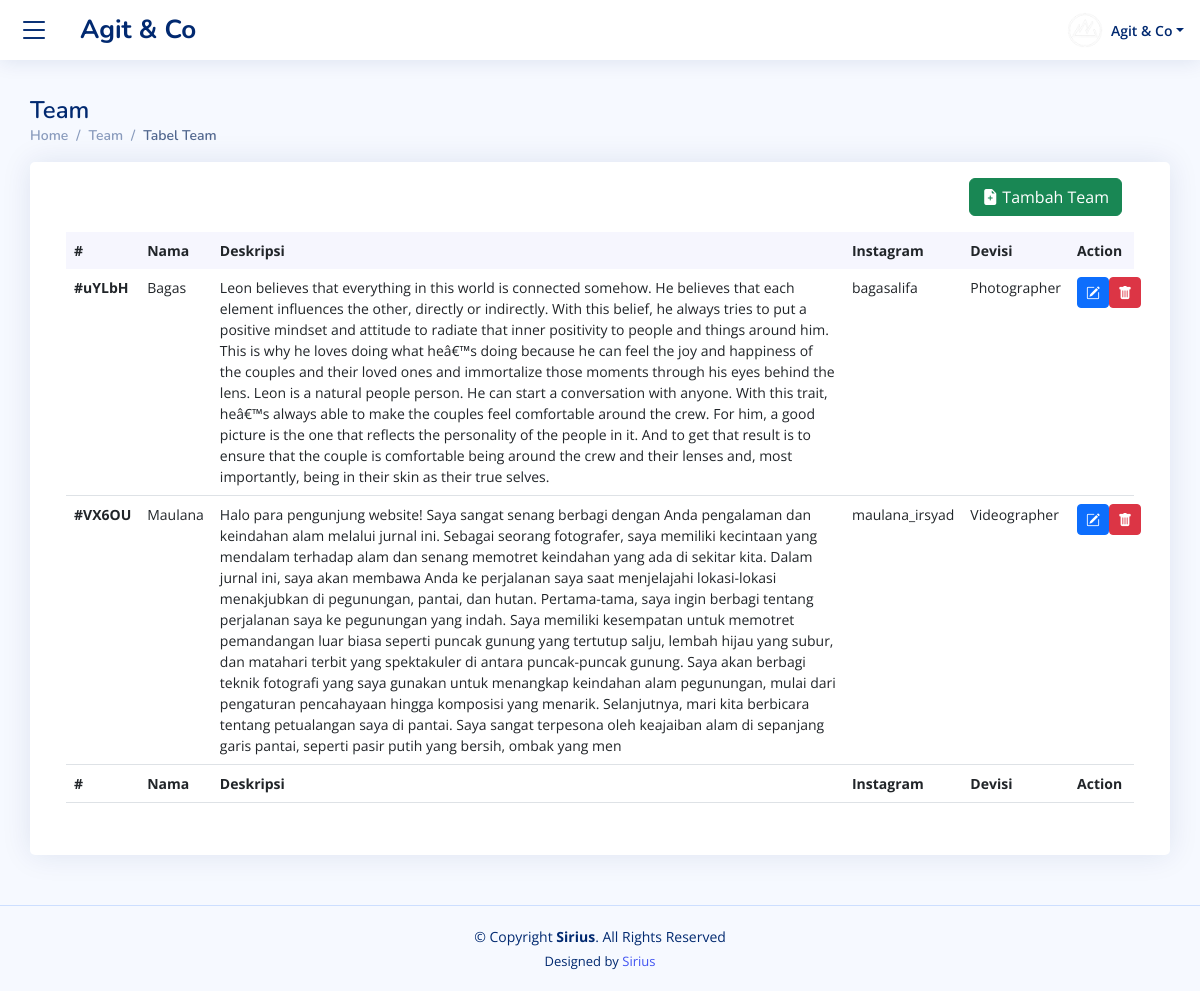
The app's page /projects/team.php (signed in) with its own data.
### tables this page shows
CREATE TABLE `team` (
  `id_team` varchar(30) NOT NULL,
  `nama` varchar(30) NOT NULL,
  `deskripsi` text NOT NULL,
  `ig` varchar(30) NOT NULL,
  `devisi` varchar(30) NOT NULL,
  `img` varchar(100) NOT NULL
);

### projects/team.php (the view, shortened to what this page needs)
<?php
  include '../model/connect.php';
?>
<!DOCTYPE html>
<html lang="en">
<head>
  <link href="../assets/vendor/bootstrap/css/bootstrap.min.css" rel="stylesheet">
  <link href="../assets/vendor/bootstrap-icons/bootstrap-icons.css" rel="stylesheet">
  <link href="../assets/vendor/boxicons/css/boxicons.min.css" rel="stylesheet">
  <link href="../assets/vendor/quill/quill.snow.css" rel="stylesheet">
  <link href="../assets/vendor/quill/quill.bubble.css" rel="stylesheet">
  <link href="../assets/vendor/remixicon/remixicon.css" rel="stylesheet">
  <link href="../assets/vendor/simple-datatables/styleadmin.css" rel="stylesheet">
  <link href="../assets/css/styleadmin.css" rel="stylesheet">
</head>
<body>
  <header id="header" class="header fixed-top d-flex align-items-center">
    <div class="row align-items-center" style="margin-left: -1.5rem;">
      <div class="col">
        <a type="button" data-bs-toggle="offcanvas" data-bs-target="#offcanvasWithBothOptions" aria-controls="offcanvasWithBothOptions"><i class="bi bi-list toggle-sidebar-btn"></i></a>
      </div>
      <div class="col">
        <a href="../admin.php" class="logo d-flex align-items-center">
          <span class="d-none d-lg-block"> Agit & Co</span>
        </a>
      </div>
    </div>
    <nav class="header-nav ms-auto">
      <ul class="d-flex align-items-center">
        <li class="nav-item dropdown pe-3">
          <a class="nav-link nav-profile d-flex align-items-center pe-0" href="#" data-bs-toggle="dropdown">
            <img src="../assets/img/me.png" alt="Profile" class="rounded-circle">
            <span class="d-none d-md-block dropdown-toggle ps-2">Agit & Co</span>
          </a>
        </li>
      </ul>
    </nav>
  </header>
  <main id="main" class="main mt-5 pt-5" style="margin: 0;">
    <div class="pagetitle">
      <h1>Team</h1>
      <nav>
        <ol class="breadcrumb">
          <li class="breadcrumb-item ">Home</li>
          <li class="breadcrumb-item ">Team</li>
          <li class="breadcrumb-item active">Tabel Team</li>
        </ol>
      </nav>
    </div>
    <section class="section dashboard">
      <div class="row">
        <div class="col">
          <div class="row">
            <div class="col">
              <div class="card recent-sales overflow-auto p-3">
                <div class="card-body">
                  <div class="row align-items-center justify-content-between w-100">
                    <div class="col-2 text-end p-0">
                      <form action="./form_team.php" method="get">
                        <button type="submit" class="btn btn-success mb-3"><i class="bi bi-file-earmark-plus-fill"></i> Tambah Team</button>
                      </form>
                    </div>
                  </div>
                  <table class="table datatable">
                    <thead>
                      <tr>
                        <th scope="col">#</th>
                        <th scope="col">Nama</th>
                        <th scope="col">Deskripsi</th>
                        <th scope="col">Instagram</th>
                        <th scope="col">Devisi</th>
                        <th scope="col">Action</th>
                      </tr>
                    </thead>
                    <tbody>
                      <?php
                        $query = mysqli_query($connect, "SELECT * FROM team");
                        while($data=mysqli_fetch_array($query)){
                          $id_team =$data[0];
                          $nama       =$data[1];
                          $deskripsi   =$data[2];
                          $ig      =$data[3];
                          $devisi     =$data[4];
                      ?>
                      <tr>
                        <th scope="row">#<?= $id_team ?></th>
                        <td><?= $nama ?></td>
                        <td><?=  $deskripsi; ?></td>
                        <td><?= $ig ?></td>
                        <td><?= $devisi ?></td>
                        <td>
                          <div class="row gap-2">
                            <div class="col-2">
                              <form action="./form_team.php" method="get">
                                <button type="submit" class="btn btn-primary btn-sm"><i class="bi bi-pencil-square"></i></button>
                              </form>
                            </div>
                            <div class="col-2">
                              <form action="./form_team.php" method="get">
                                <button type="submit" class="btn btn-danger btn-sm"><i class="bi bi-trash-fill"></i></button>
                              </form>
                            </div>
                          </div>
                        </td>
                      </tr>
                      <?php } ?>
                    </tbody>
                    <tfoot>
                      <tr>
                        <th scope="col">#</th>
                        <th scope="col">Nama</th>
                        <th scope="col">Deskripsi</th>
                        <th scope="col">Instagram</th>
                        <th scope="col">Devisi</th>
                        <th scope="col">Action</th>
                      </tr>
                    </tfoot>
                  </table>
                </div>
              </div>
            </div>
          </div>
        </div>
      </div>
    </section>
  </main>
  <footer id="footer" class="footer" style="margin: 0;">
    <div class="copyright">
      &copy; Copyright <strong><span>Sirius</span></strong>. All Rights Reserved
    </div>
    <div class="credits">
      Designed by <a href="https://Sirius.com/">Sirius</a>
    </div>
  </footer>
</body>
</html>

### assets/css/styleadmin.css (style rules this page uses)
:root { scroll-behavior: smooth; }
body { font-family: "Open Sans", sans-serif; background: #f6f9ff; color: #444444; }
a { color: #4154f1; text-decoration: none; }
h1, h2, h3, h4, h5, h6 { font-family: "Nunito", sans-serif; }
#main { margin-top: 60px; padding: 20px 30px; transition: all 0.3s; }
.pagetitle { margin-bottom: 10px; }
.pagetitle h1 { font-size: 24px; margin-bottom: 0; font-weight: 600; color: #012970; }
.card { margin-bottom: 30px; border: none; border-radius: 5px; box-shadow: 0px 0 30px rgba(1, 41, 112, 0.1); }
.card-body { padding: 0 20px 20px 20px; }
.breadcrumb { font-size: 14px; font-family: "Nunito", sans-serif; color: #899bbd; font-weight: 600; }
.breadcrumb .breadcrumb-item::before { color: #899bbd; }
.breadcrumb .active { color: #51678f; font-weight: 600; }
.logo { line-height: 1; }
@media (min-width: 1200px) { .logo { width: 280px; } }
.logo span { font-size: 26px; font-weight: 700; color: #012970; font-family: "Nunito", sans-serif; }
.header { transition: all 0.5s; z-index: 997; height: 60px; box-shadow: 0px 2px 20px rgba(1, 41, 112, 0.1); background-color: #fff; padding-left: 20px; }
.header .toggle-sidebar-btn { font-size: 32px; padding-left: 10px; cursor: pointer; color: #012970; }
.header-nav ul { list-style: none; }
.header-nav>ul { margin: 0; padding: 0; }
.header-nav .nav-profile { color: #012970; }
.header-nav .nav-profile img { max-height: 36px; }
.header-nav .nav-profile span { font-size: 14px; font-weight: 600; }
@media (min-width: 1200px) { #main, #footer { margin-left: 300px; } }
.dashboard .recent-sales { font-size: 14px; }
.dashboard .recent-sales .table thead { background: #f6f6fe; }
.dashboard .recent-sales .table thead th { border: 0; }
.footer { padding: 20px 0; font-size: 14px; transition: all 0.3s; border-top: 1px solid #cddfff; }
.footer .copyright { text-align: center; color: #012970; }
.footer .credits { padding-top: 5px; text-align: center; font-size: 13px; color: #012970; }

### records on screen
team: id_team "uYLbH", nama "Bagas", deskripsi "Leon believes that everything in this world is connected somehow. He believes that each element influences the other, directly or indirectly. With this belief, he always tries to put a positive mindset and attitude to radiate that inner positivity to people and things around him. This is why he loves doing what heâ€™s doing because he can feel the joy and happiness of the couples and their loved ones and immortalize those moments through his eyes behind the lens. Leon is a natural people person. He can start a conversation with anyone. With this trait, heâ€™s always able to make the couples feel comfortable around the crew. For him, a good picture is the one that reflects the personality of…", ig "bagasalifa", devisi "Photographer"
team: id_team "VX6OU", nama "Maulana", deskripsi "Halo para pengunjung website! Saya sangat senang berbagi dengan Anda pengalaman dan keindahan alam melalui jurnal ini. Sebagai seorang fotografer, saya memiliki kecintaan yang mendalam terhadap alam dan senang memotret keindahan yang ada di sekitar kita. Dalam jurnal ini, saya akan membawa Anda ke perjalanan saya saat menjelajahi lokasi-lokasi menakjubkan di pegunungan, pantai, dan hutan. Pertama-tama, saya ingin berbagi tentang perjalanan saya ke pegunungan yang indah. Saya memiliki kesempatan untuk memotret pemandangan luar biasa seperti puncak gunung yang tertutup salju, lembah hijau yang subur, dan matahari terbit yang spektakuler di antara puncak-puncak gunung. Saya akan berbagi teknik…", ig "maulana_irsyad", devisi "Videographer"
